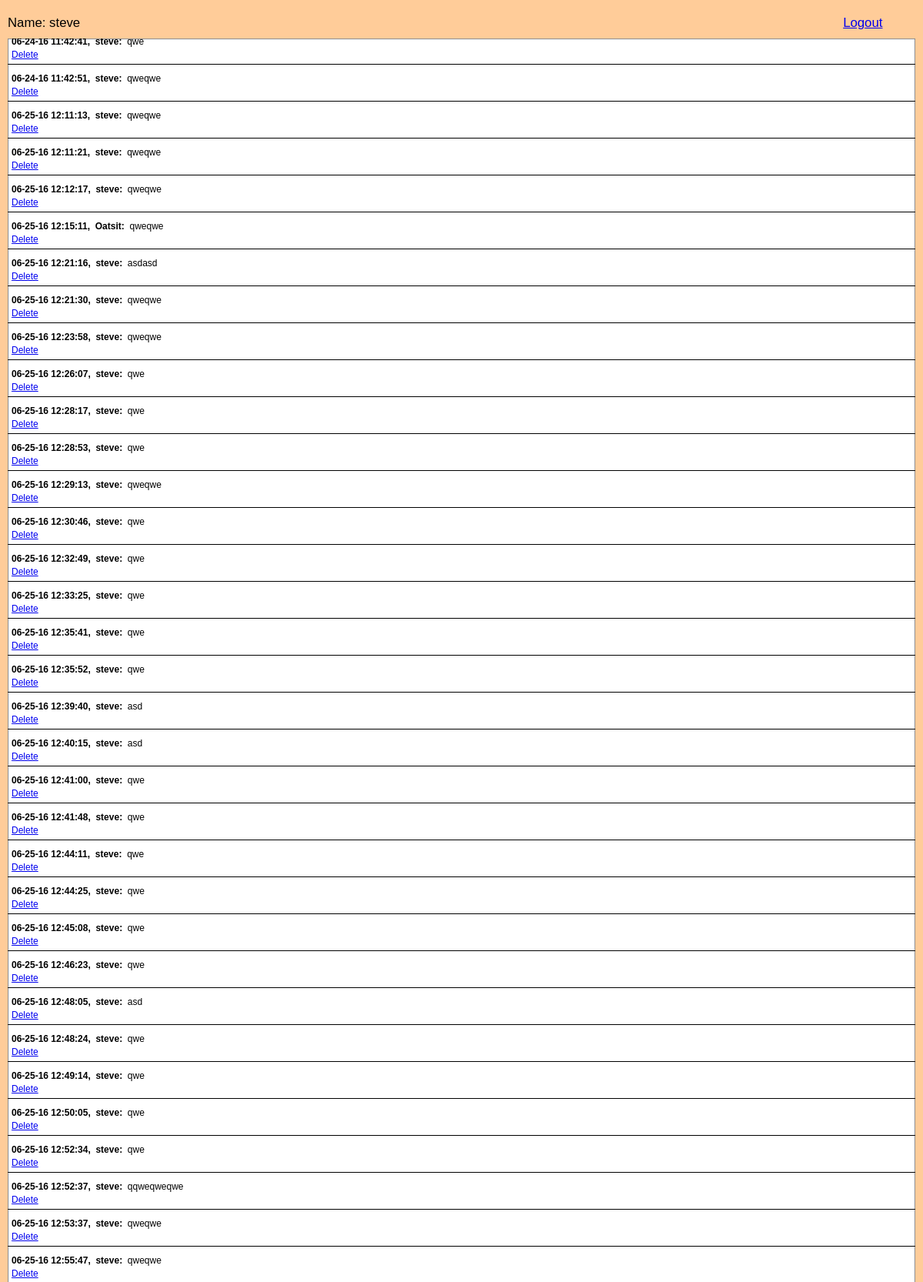
The page /chat/ (signed in, upper part) on the database its author committed.
### chat/models.py (models this page shows, shortened)
class Message(models.Model):
	room = models.ForeignKey(Room, related_name='messages')
	handle = models.TextField()
	message = models.TextField()
	timestamp = models.DateTimeField(default=timezone.now, db_index=True)
	@property
	def formatted_timestamp(self):
		return self.timestamp.strftime('%m-%d-%y %I:%M:%S')

### chat/views.py (the view)
def chatRoom(request):
	room = Room.objects.get(label='room1')#templine
	messages = reversed(room.messages.order_by('-timestamp'))
	if request.user.is_authenticated():
		username = request.user.username
	else:
		return HttpResponseRedirect('/login')
	return render(request, 'chat/chatRoom.html', {
		'userName': username,
		'room': room,
		'messages': messages,
	})

### chat/templates/chat/chatRoom.html (shortened to what this page needs)
<!DOCTYPE html>
<html lang="en">
<head>
	{% load staticfiles %}
	<link rel="stylesheet" type="text/css" href="{% static 'chat/style.css' %}">
</head>
<body>
	<div id="wrapper">
		<section id="chatWindow">
			<div id="outerChatLayer">
				<div id="topInfo">
					<div id="nameDisplay">Name: {{userName}}</div>
					<div id="logout"><a id="nameDisplay" href="/logout">Logout</a></div>
				</div>
				<div id="chatEle">
				{% for message in messages %}
					<div class="message" id="message{{ message.id }}">
						<div class="chatTime">{{ message.formatted_timestamp }},</div>
						<div class="chatUserName">{{ message.handle }}:</div>
						<div class="chatMessage">{{ message.message }}</div>
						{% if user.is_superuser %}
							<div class="deleteOption">
								<a class="deleteInput" id="delete{{ message.id }}" href="#">Delete</a>
							</div>
						{% endif %}
					</div>
				{% endfor %}
				</div>
			</div>
		</section>
	</div>
</body>
</html>

### chat/static/chat/style.css (style rules this page uses)
body { font-family: Arial, Helvetica, sans-serif; font-size: 150%; margin: 0px; background-color: #FFCC99; }
#wrapper { margin: 0px auto; height: 100vh; }
#chatWindow { width: 100%; height: 100%; }
#outerChatLayer { padding: 10px 0px; background-color: #FFCC99; }
#outerChatLayer { padding: 10px; }
#logout { text-align: right; width: 48%; display: inline-block; }
#nameDisplay { width: 48%; display: inline-block; }
#topInfo { padding: 10px 0px; font-size: 70%; }
#chatEle { background-color: #fff; overflow-y: auto; overflow-x: hidden; height: 70vh; -moz-box-shadow: inset 0 0 1px 1px #888; -webkit-box-shadow: inset 0 0 1px 1px #888; box-shadow: inset 0 0 1px 1px #888; }
.message { padding: 0px 5px; border-bottom: 1px solid #000; padding-bottom: 5px; }
.deleteOption { font-size: 50%; }
.chatTime { display: inline-block; font-size: 50%; font-weight: bold; }
.chatUserName { display: inline-block; font-size: 50%; font-weight: bold; }
.chatMessage { display: inline-block; padding: 0px; font-size: 50%; word-wrap: break-word; }

### rows shown on the page
Message: formatted_timestamp "06-24-16 11:42:41", handle "steve", message "qwe"
Message: formatted_timestamp "06-24-16 11:42:51", handle "steve", message "qweqwe"
Message: formatted_timestamp "06-25-16 12:11:13", handle "steve", message "qweqwe"
Message: formatted_timestamp "06-25-16 12:11:21", handle "steve", message "qweqwe"
Message: formatted_timestamp "06-25-16 12:12:17", handle "steve", message "qweqwe"
Message: formatted_timestamp "06-25-16 12:15:11", handle "Oatsit", message "qweqwe"
Message: formatted_timestamp "06-25-16 12:21:16", handle "steve", message "asdasd"
Message: formatted_timestamp "06-25-16 12:21:30", handle "steve", message "qweqwe"
Message: formatted_timestamp "06-25-16 12:23:58", handle "steve", message "qweqwe"
Message: formatted_timestamp "06-25-16 12:26:07", handle "steve", message "qwe"
Message: formatted_timestamp "06-25-16 12:28:17", handle "steve", message "qwe"
Message: formatted_timestamp "06-25-16 12:28:53", handle "steve", message "qwe"
Message: formatted_timestamp "06-25-16 12:29:13", handle "steve", message "qweqwe"
Message: formatted_timestamp "06-25-16 12:30:46", handle "steve", message "qwe"
Message: formatted_timestamp "06-25-16 12:32:49", handle "steve", message "qwe"
Message: formatted_timestamp "06-25-16 12:33:25", handle "steve", message "qwe"
Message: formatted_timestamp "06-25-16 12:35:41", handle "steve", message "qwe"
Message: formatted_timestamp "06-25-16 12:35:52", handle "steve", message "qwe"
Message: formatted_timestamp "06-25-16 12:39:40", handle "steve", message "asd"
Message: formatted_timestamp "06-25-16 12:40:15", handle "steve", message "asd"
Message: formatted_timestamp "06-25-16 12:41:00", handle "steve", message "qwe"
Message: formatted_timestamp "06-25-16 12:41:48", handle "steve", message "qwe"
Message: formatted_timestamp "06-25-16 12:44:11", handle "steve", message "qwe"
Message: formatted_timestamp "06-25-16 12:44:25", handle "steve", message "qwe"
Message: formatted_timestamp "06-25-16 12:45:08", handle "steve", message "qwe"
Message: formatted_timestamp "06-25-16 12:46:23", handle "steve", message "qwe"
Message: formatted_timestamp "06-25-16 12:48:05", handle "steve", message "asd"
Message: formatted_timestamp "06-25-16 12:48:24", handle "steve", message "qwe"
Message: formatted_timestamp "06-25-16 12:49:14", handle "steve", message "qwe"
Message: formatted_timestamp "06-25-16 12:50:05", handle "steve", message "qwe"
Message: formatted_timestamp "06-25-16 12:52:34", handle "steve", message "qwe"
Message: formatted_timestamp "06-25-16 12:52:37", handle "steve", message "qqweqweqwe"
Message: formatted_timestamp "06-25-16 12:53:37", handle "steve", message "qweqwe"
Message: formatted_timestamp "06-25-16 12:55:47", handle "steve", message "qweqwe"

### other values the page prints
{{ userName }} "steve"
